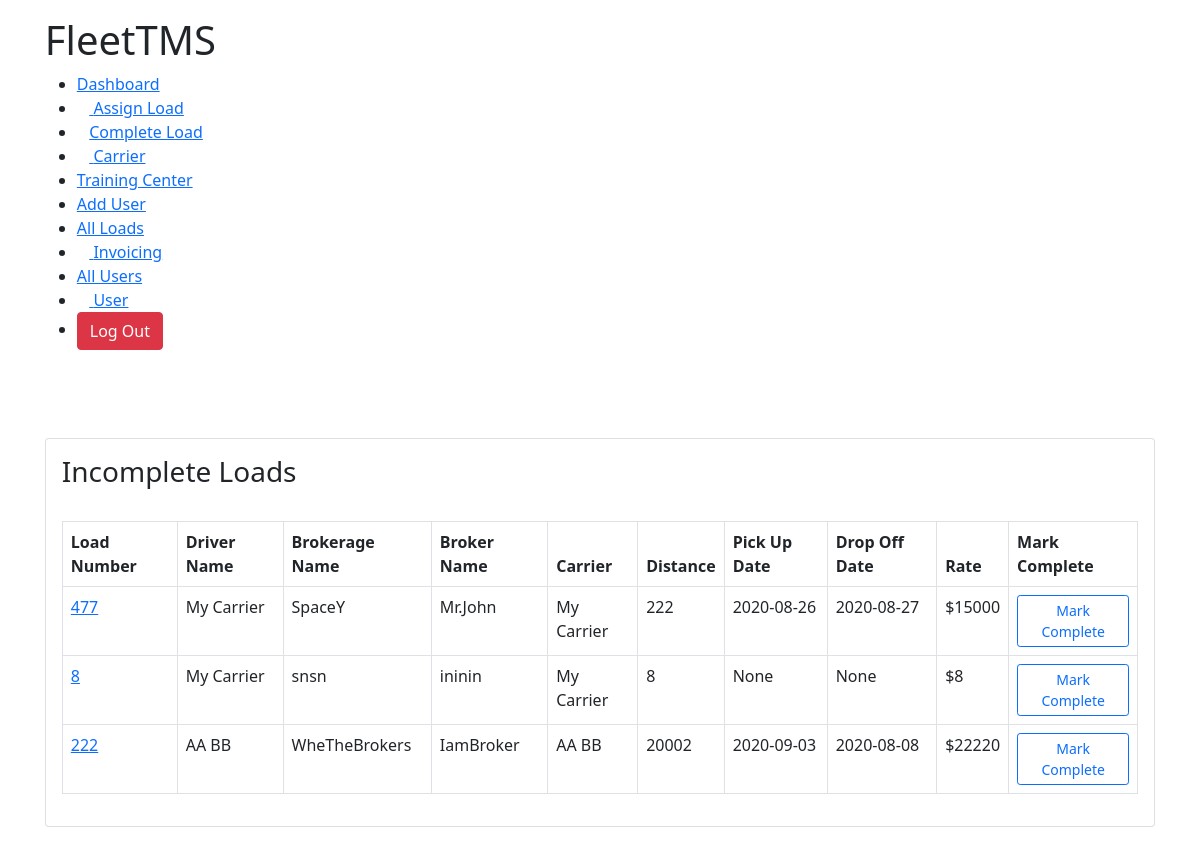
Page /complete_load (signed in) on the earlier database version.
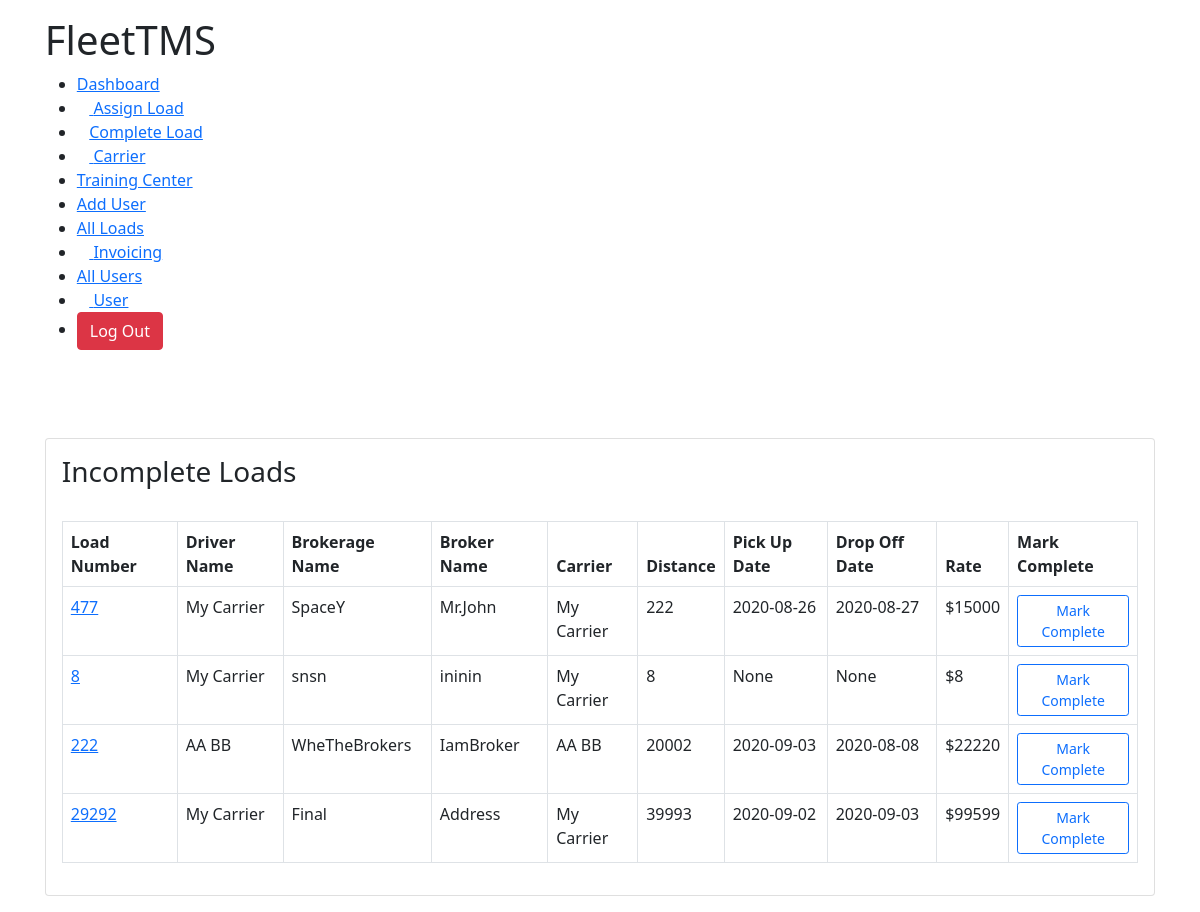
Same page on the later database version.
### TMSTruck/models.py (models this page shows, shortened)
class AssignLoad(models.Model):
	user 					= models.ForeignKey(Account,on_delete=models.CASCADE,null=True,blank=True)
	brokerage_name 			= models.CharField(max_length=300, null=True)
	broker_name 			= models.CharField(max_length=300, null=True)
	assignToCarrier			= models.ForeignKey(Carrier,blank=True, on_delete=models.CASCADE, null=True)
	broker_address 			= models.CharField(max_length=300, null=True)
	pickupAddress 			= models.CharField(max_length=300, null=True)
	distance 				= models.IntegerField(null=True)
	weight 					= models.IntegerField(null=True)
	rate 					= models.IntegerField(null=True)
	stops 					= models.IntegerField(null=True)
	assigned_date			= models.DateTimeField(blank=True,auto_now_add=True, null=True)
	pickupDate				= models.CharField(max_length=3000,null=True, blank=True)
	is_active 				= models.BooleanField(default=True,null=True)
	is_paid 				= models.BooleanField(default=False,null=True)
	broker_phone			= models.IntegerField(null=True)
	broker_email			= models.EmailField(max_length=100,null=True)
	load_number				= models.IntegerField(null=True)
	dropOffDate				= models.CharField(max_length=3000,null=True,blank=True)
	dropOffAddress			= models.CharField(max_length=10000,null=True)
	first_available_pickup	= models.CharField(max_length=3000,null=True,blank=True)
	rate_confirmation		= models.FileField(blank=True,upload_to=rate_confirmation_path)
	bill_of_landing			= models.FileField(blank=True,upload_to=bill_path)
	special_comments 		= models.TextField(null=True,max_length=10000)
	final_address			= models.CharField(null=True,max_length=100, blank=True)
	is_awaiting				= models.BooleanField(null=True,default=True,blank=True)
	is_awb					= models.BooleanField(null=True,default=True,blank=True)
	is_sign					= models.BooleanField(null=True,default=False)

class Carrier(models.Model):
	user					= models.ForeignKey(Account,on_delete=models.CASCADE,null=True,blank=True)
	firstName 				= models.CharField(max_length=100,null=True)
	lastName				= models.CharField(max_length=100,null=True)
	company 				= models.CharField(max_length=100,null=True)
	email					= models.EmailField(max_length=100,null=True)
	phone					= models.IntegerField(null=True)
	mc_number 				= models.IntegerField(null=True)
	dot_number				= models.IntegerField(null=True)
	factoring_phone			= models.IntegerField(null=True)
	factoring_email			= models.EmailField(null=True,max_length=100)
	willing_states			= models.TextField(max_length=1000,null=True)
	carrier_status			= models.CharField(max_length=100,null=True)
	factoring_company		= models.CharField(max_length=100,null=True)
	mc_upload		 		= models.FileField(upload_to=carrierMcFiles,null=True)
	w9_upload 				= models.FileField(upload_to=carrierMcFiles,null=True)
	insurance				= models.FileField(upload_to=carrierMcFiles,null=True)
	costPerMile				= models.IntegerField(null=True)
	def __str__(self):
		return '{} {}'.format(self.firstName,self.lastName)

### TMSTruck/decorators.py (the view)
        def wrapper(request, *args, **kwargs):
            group = None
            if request.user.groups.exists():
                group = request.user.groups.all()[0].name
            if group in allowed_roles:
                return view_func(request, *args, **kwargs)
            elif group == 'Trainee':
                return redirect("user")
            else:
                return HttpResponse("You are not authorized to visit this page. ")

### TMSTruck/views.py (called while the page is built)
@login_required(login_url="login")
@customRoles(allowed_roles=['Admin','Accounting','Hiring Manager', 'Logistics Manager'])
def complete_load(request):
	incomplete_loads = AssignLoad.objects.filter(is_active=True,is_awb=False,is_awaiting=False)
	group = request.user.groups.all()[0].name
	template = 'TMSTruck/load_info/complete.html'
	context = {
		'incomplete_loads':incomplete_loads,
		'group':group
	}
	return render(request,template,context)

### TMSTruck/templates/TMSTruck/load_info/complete.html (shortened to what this page needs)
{% extends 'TMSTruck/base.html' %}
{% load static %}
{% block content %}
<!DOCTYPE html>
<html lang="en">
<head>
    <link rel="stylesheet" href="{% static 'css/dashboard.css' %}">
</head>
<body>
    <div class="main-body">
        {% if group == 'Accounting' %}
        {% include 'TMSTruck/navbars/accounting_navbar.html' %}
        {% elif group == 'Admin' %}
        {% include 'TMSTruck/navbars/admin_navbar.html' %}
        {% elif group == 'Hiring Manager' %}
        {% include 'TMSTruck/navbars/hiring_manager_navbar.html' %}
        {% elif group == 'Logistics Manager' %}
        {% include 'TMSTruck/navbars/logistics_manager.html' %}
        {% endif %}<br><br>
        <div class="row">
            <div class="col-md-12">
                <div class="card">
                    <div class="card-body">
                        <h3 class="card-title" style="font-weight: 400;">Incomplete Loads</h3>
                        <br>
                        <table class="table table-bordered">
                            <thead>
                                <tr>
                                    <th scope="col">Load Number</th>
                                    <th scope="col">Driver Name</th>
                                    <th scope="col">Brokerage Name</th>
                                    <th scope="col">Broker Name</th>
                                    <th scope="col">Carrier</th>
                                    <th scope="col">Distance</th>
                                    <th scope="col">Pick Up Date</th>
                                    <th scope="col">Drop Off Date</th>
                                    <th scope="col">Rate</th>
                                    <th scope="col">Mark Complete</th>
                                </tr>
                            </thead>
                            <tbody>
                                {% for loads in incomplete_loads %}
                                <tr>
                                    <td><a href="{% url 'load_detail' loads.id %}">{{loads.load_number}}</a></td>
                                    <td>{{loads.assignToCarrier}}</td>
                                    <td>{{loads.brokerage_name}}</td>
                                    <td>{{loads.broker_name}}</td>
                                    <td>{{loads.assignToCarrier}}</td>
                                    <td>{{loads.distance}}</td>
                                    <td>{{loads.pickupDate}}</td>
                                    <td>{{loads.dropOffDate}}</td>
                                    <td>${{loads.rate}}</td>
                                    <td><a href="{% url 'mark_completed' loads.id %}"><button class="btn btn-outline-primary btn-sm">Mark Complete</button></a></td>
                                </tr>
                                {% endfor %}
                            </tbody>
                        </table>
                    </div>
                </div>
            </div>
        </div>
    </div>
</body>
</html>
{% endblock %}

Differences in the rows shown:
added AssignLoad: load_number "29292", assignToCarrier "My Carrier", brokerage_name "Final", broker_name "Address", distance "39993", pickupDate "2020-09-02", dropOffDate "2020-09-03", rate "99599"
